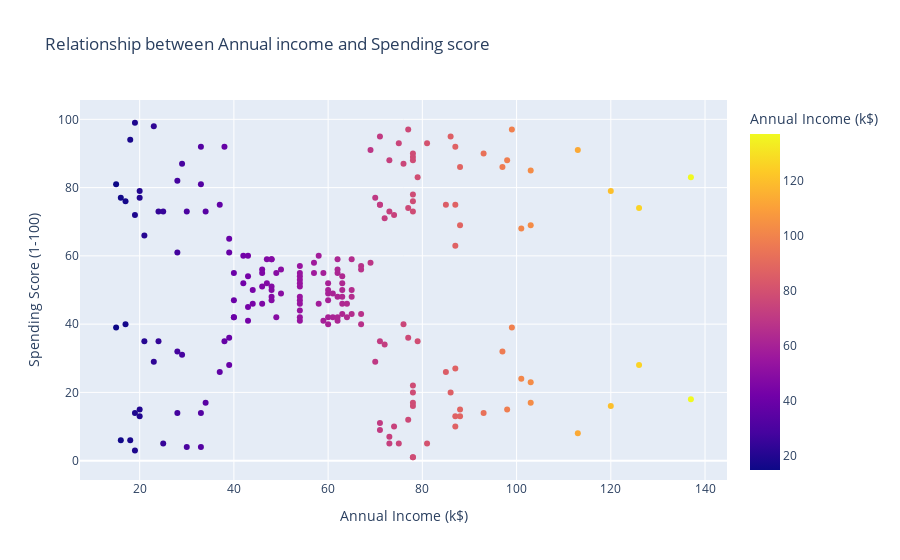

Notebook code cell kept with this figure:
### Code cell
fig = px.scatter(data_frame=df, x ='Annual Income (k$)', y='Spending Score (1-100)', title="Relationship between Annual income and Spending score", height=400,color_discrete_sequence = px.colors.qualitative.G10[1:], color='Annual Income (k$)')
fig.show()

### Figure 1 — Plotly figure (JSON) as saved in the notebook; plotly's stock layout.template omitted (floating-point values rounded to 4 significant figures; data arrays with more than 128 entries replaced by an {"elided": "..."} marker saying what was removed)
{"data": [{"hovertemplate": "Annual Income (k$)=%{marker.color}<br>Spending Score (1-100)=%{y}<extra></extra>", "legendgroup": "", "marker": {"color": {"elided": "200 int values"}, "coloraxis": "coloraxis", "symbol": "circle"}, "mode": "markers", "name": "", "orientation": "v", "showlegend": false, "type": "scatter", "x": {"elided": "200 int values"}, "xaxis": "x", "y": {"elided": "200 int values"}, "yaxis": "y"}], "layout": {"autosize": true, "coloraxis": {"colorbar": {"title": {"text": "Annual Income (k$)"}}, "colorscale": [[0, "#0d0887"], [0.1111, "#46039f"], [0.2222, "#7201a8"], [0.3333, "#9c179e"], [0.4444, "#bd3786"], [0.5556, "#d8576b"], [0.6667, "#ed7953"], [0.7778, "#fb9f3a"], [0.8889, "#fdca26"], [1, "#f0f921"]]}, "legend": {"tracegroupgap": 0}, "title": {"text": "Relationship between Annual income and Spending score"}, "xaxis": {"anchor": "y", "autorange": true, "domain": [0, 1], "range": [7.536, 144.5], "title": {"text": "Annual Income (k$)"}, "type": "linear"}, "yaxis": {"anchor": "x", "autorange": true, "domain": [0, 1], "range": [-6.588, 106.6], "title": {"text": "Spending Score (1-100)"}, "type": "linear"}}}
